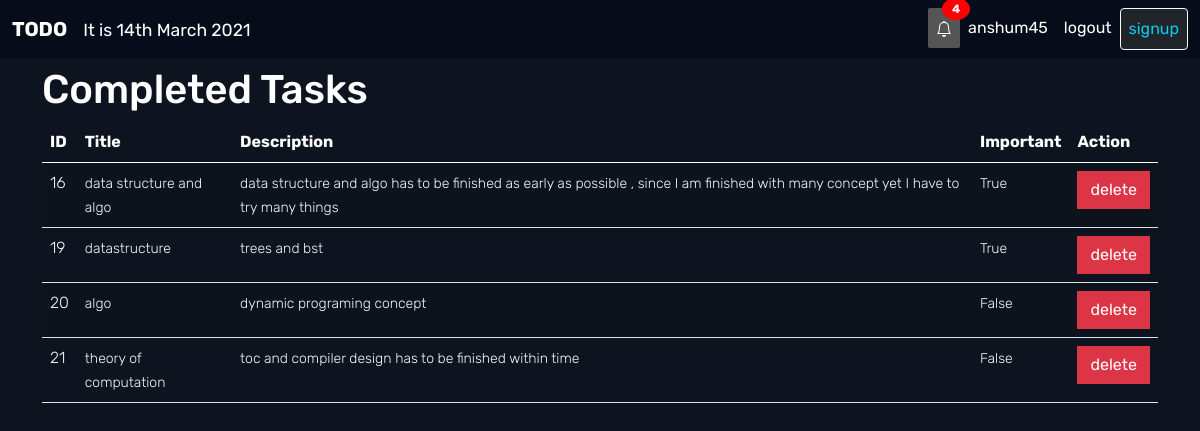
Page /alltask/ (signed in) on the earlier database version.
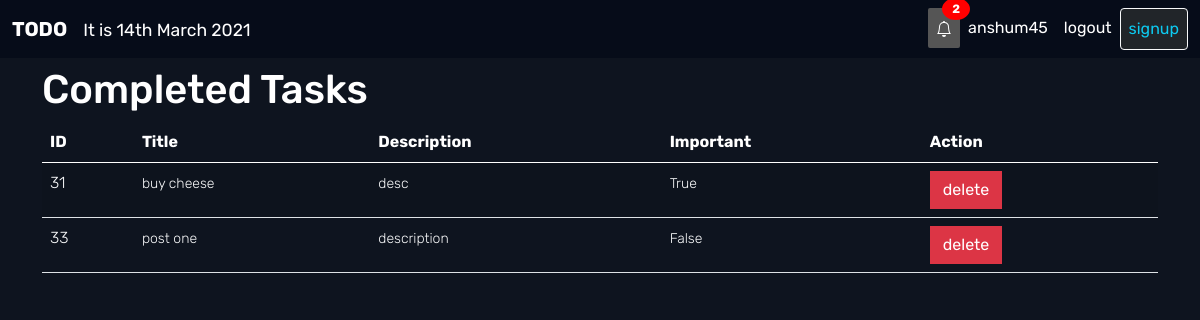
Same page on the later database version.
### todoapp/models.py (models this page shows, shortened)
class ToDo(models.Model):
    title = models.CharField(max_length=10000)
    created_at = models.DateTimeField(auto_now_add=timezone.now())
    modified_at = models.DateTimeField(auto_now=timezone.now())
    completed_at = models.DateTimeField(auto_now_add=False,null=True)
    due_date  = models.DateTimeField(auto_now_add=False,null=False,blank=False,default=timezone.now())
    description = models.TextField()
    important = models.BooleanField(default=False)
    user = models.ForeignKey(User, on_delete=models.CASCADE)

### todoapp/views.py (the view)
# urls.py: path('alltask/',ToDoCurrentTaskListView.as_view(),name="currenttasks"),
class ToDoCurrentTaskListView(LoginRequiredMixin,ListView):
    template_name = 'todoapp/task_list.html'
    login_url = reverse_lazy('login')
    model = ToDo
    def get_context_data(self, **kwargs):
        context = super().get_context_data(**kwargs)
        context['objects'] = ToDo.objects.all().filter(user=self.request.user).filter(completed_at=None)
        return context

### todoapp/templatetags/todoapp_filters.py (called while the page is built)
@register.filter(name='total_tasks')
def total_tasks(tasks):
    count = 0
    for task in tasks:
        if task.completed_at is  None:
            count = count+1
    return count

### todoapp/templates/todoapp/task_list.html
{% extends 'base.html' %}
{%block content%}
<div class="container mt-2">
  {% if objects%}
      <h1 class="text-white">Completed Tasks</h1>
    <table class="table table-style table-striped ">
            <thead>
              <tr class="text-white">
                <th scope="col">ID</th>
                <th scope="col">Title</th>
                <th scope="col">Description</th>
                <th scope="col">Important</th>
                <th scope="col">Action</th>
              </tr>
            </thead>
            <tbody>
                {% for item in objects %}
                <tr>
                    <th class="text-light fw-lighter" scope="row">{{item.id}}</th>
                    <td class="text-light fw-lighter"><small>{{item.title}}</small> </td>
                    <td class="text-light fw-lighter"> <small>{{item.description}}</small></td>
                    <td class="text-light fw-lighter"> <small>{{item.important}}</small></td>
                    <td class="text-light fw-lighter"> <a class="btn btn-danger rounded-0" href="{% url 'delete' pk=item.id %}">delete</a> </td>
                  </tr>
                {% endfor %}
            </tbody>
      </table>
      {% else %}
      <h1 class="text-white">No task yet</h1>
      {% endif %}
</div>
{% endblock %}

### templates/base.html (shortened to what this page needs)
{% load crispy_forms_tags %}
{% load static %}
<!doctype html>
<html lang="en">
  <head>
    <link rel="stylesheet" href="{% static 'style.css' %}">
    <link href="https://cdn.jsdelivr.net/npm/bootstrap@5.0.0-beta2/dist/css/bootstrap.min.css" rel="stylesheet">
  </head>
  <body style="background-color: #0e141f;font-family: 'Rubik', sans-serif;">
    {% include 'todoapp/navbar.html' %}
    {% block content %}
    {% endblock %}
  </body>
</html>

### todoapp/templates/todoapp/navbar.html (shortened to what this page needs)
<nav class="navbar navbar-expand-lg" style="background-color: #060c19;">
    <div class="container-fluid">
      <a class="navbar-brand mr-ato text-white" href="{% url 'home' %}"><strong>TODO</strong> </a>
      <span class="text-white navbar-brand  p-0" > <small>It is {% now "jS F Y " %}</small> </span>
      <div class="collapse navbar-collapse" id="navbarNav">
        <ul class="navbar-nav ms-auto">
          {% if user.is_authenticated %}
          {% include 'todoapp/notification.html' %}
          <li class="nav-item mx-auto">
            <a class="nav-link text-white" aria-current="page" href="#">{{user}}</a>
          </li>
          <li class="nav-item mx-auto">
            <a class="nav-link text-white" aria-current="page" href="{% url 'logout' %}">logout</a>
          </li>
          {% else %}
          <li class="nav-item mx-auto">
            <a class="nav-link text-white" aria-current="page" href="{% url 'login' %}">login</a>
          </li>
          {% endif %}
          <li class="nav-item mx-auto">
            <a class="nav-link btn btn-dark btn-outline-light text-info" aria-current="page" href="{% url 'signup' %}">signup</a>
          </li>
        </ul>
      </div>
    </div>
  </nav>

### todoapp/templates/todoapp/notification.html (shortened to what this page needs)
{% load todoapp_filters %}
<li class="nav-item mx-auto">
  <a class="nav-link text-white notification" id="bell-notification" aria-current="page" href="#">
    <span>
    </span>
    <span class="badge badge-light ">{{user.todo_set.all|total_tasks}}</span>
  </a>
</li>

### todoapp/static/style.css (style rules this page uses)
body { background-color: #0e141f; font-family: 'Rubik', sans-serif; }
.notification { background-color: #555; color: white; text-decoration: none; padding: 15px 26px; position: relative; display: inline-block; border-radius: 2px; }
.notification .badge { position: absolute; top: -10px; right: -10px; padding: 5px 10px; border-radius: 50%; background: red; color: white; }
.table-style { background-color:rgb(14, 20, 31) ; }

Differences in the rows shown:
removed ToDo: id "16", title "data structure and algo", description "data structure and algo has to be finished as early as possible , since I am finished with many concept yet I have to try many things", important "True"
removed ToDo: id "19", title "datastructure", description "trees and bst", important "True"
removed ToDo: id "20", title "algo", description "dynamic programing concept", important "False"
removed ToDo: id "21", title "theory of computation", description "toc and compiler design has to be finished within time", important "False"
added ToDo: id "31", title "buy cheese", description "desc", important "True"
added ToDo: id "33", title "post one", description "description", important "False"
Other differences:
{{ user.todo_set.all|total_tasks }}: "4" → "2"
